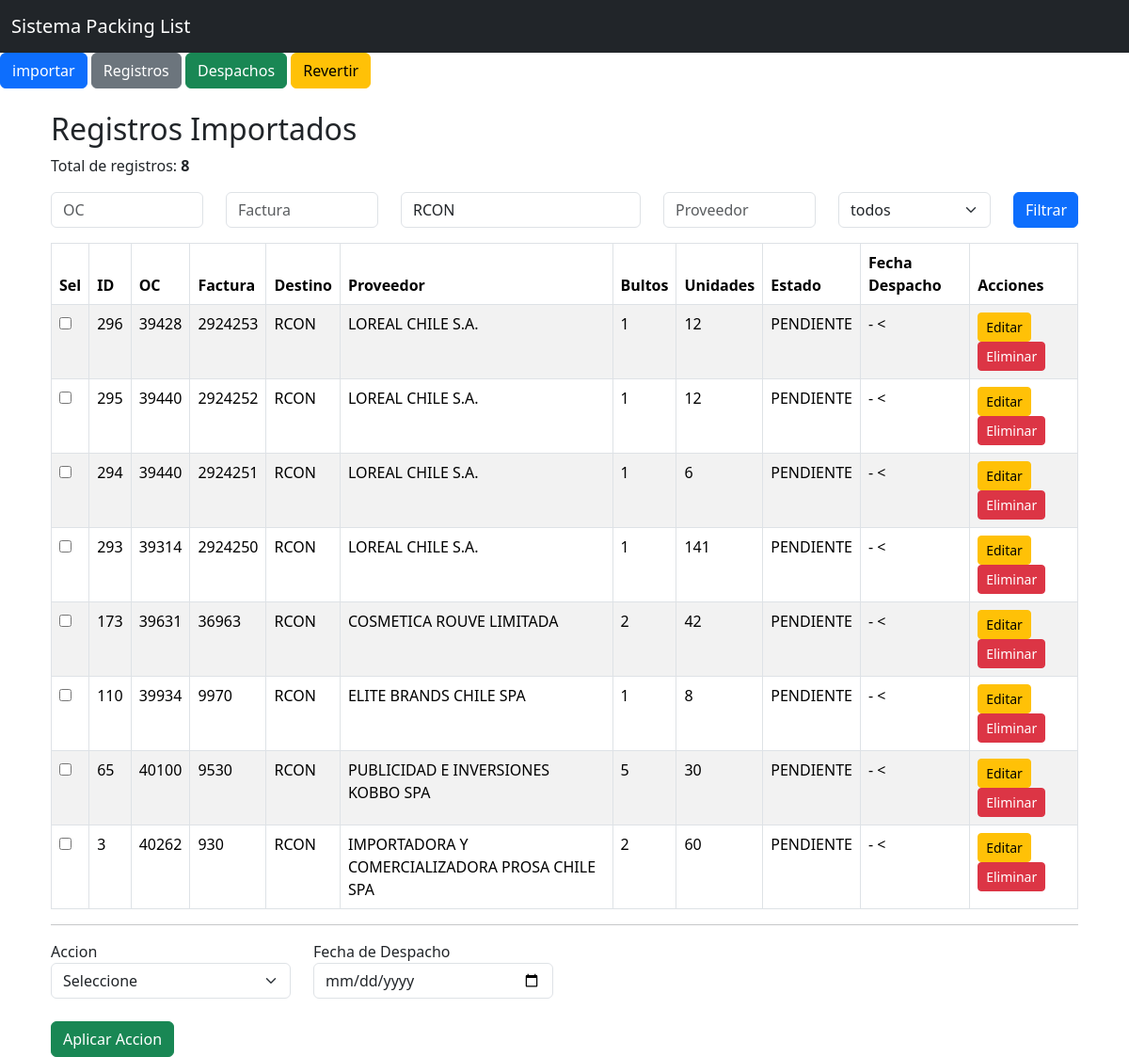
Page /registros?destino=RCON on the committed database.
### models.py (models this page shows)
class Consolidado(db.Model):
    __tablename__ = "consolidado"
    id = db.Column(db.Integer, primary_key=True)
    oc = db.Column(db.String(50))
    factura = db.Column(db.String(50))
    destino = db.Column(db.String(20), nullable=False)
    proveedor = db.Column(db.String(150))
    bultos = db.Column(db.Integer, nullable=False)
    unidades = db.Column(db.String(50), nullable=False)
    tipo_carga = db.Column(db.String(50), nullable=False, default="NACIONAL")
    etiqueta = db.Column(db.String(150))
    observacion = db.Column(db.String(500))
    estado = db.Column(db.String(20), nullable=False, default="PENDIENTE")
    origen_archivo = db.Column(db.String(50), nullable=False)
    nombre_archivo = db.Column(db.String(255))
    fecha_carga = db.Column(db.DateTime)
    eliminado = db.Column(db.Boolean, nullable=False, default=False)
    fecha_eliminacion = db.Column(db.DateTime)
    fecha_despacho = db.Column(db.DateTime)

### app.py (the view)
@app.route("/registros")
def registros():
    oc = request.args.get("oc", "")
    factura = request.args.get("factura", "")
    destino = request.args.get("destino", "")
    proveedor = request.args.get("proveedor", "")
    estado = request.args.get("estado", "")
    consulta = Consolidado.query.filter_by(eliminado=False)
    if oc:
        consulta = consulta.filter(Consolidado.oc.contains(oc))
    if factura:
        consulta = consulta.filter(Consolidado.factura.contains(factura))
    if destino:
        consulta = consulta.filter(Consolidado.destino.contains(destino))
    if proveedor:
        consulta = consulta.filter(Consolidado.proveedor.contains(proveedor))
    if estado:
        consulta = consulta.filter(Consolidado.estado.contains(estado))
    registros = consulta.order_by(Consolidado.id.desc()).all()
    return render_template(
        "registros.html",
        registros=registros,
        oc=oc,
        factura=factura,
        destino=destino,
        proveedor=proveedor,
        estado=estado,
    )

### templates/registros.html (shortened to what this page needs)
{% extends "base.html" %}
{% block contenido %}
<div class="container mt-4">
    <h2>Registros Importados</h2>
    <p>
        Total de registros:
        <b>{{ registros|length }}</b>
    </p>
    <form method="get" class="mb-3">
        <div class="row">
            <div class="col-md-2">
                <input type="text" name="oc" class="form-control" placeholder="OC" value="{{ oc }}">
            </div>
            <div class="col-md-2">
                <input type="text" name="factura" class="form-control" placeholder="Factura" value="{{ factura }}">
            </div>
            <div class="col-md-3">
                <input type="text" name="destino" class="form-control" placeholder="Destino" value="{{ destino }}">
            </div>
            <div class="col-md-2">
                <input type="text" name="proveedor" class="form-control" placeholder="Proveedor" value="{{ proveedor }}">
            </div>
            <div class="col-md-2">
                <select name="estado" class="form-select">
                    <option value="">todos</option>
                </select>
            </div>
            <div class="col-md-1">
                <button type="submit" class="btn btn-primary w-100">Filtrar</button>
            </div>
        </div>
    </form>
    <form method="POST" action="/actualizar_estado">
    <table class="table table-striped table-bordered">
        <thead>
            <tr>
                <th>Sel</th>
                <th>ID</th>
                <th>OC</th>
                <th>Factura</th>
                <th>Destino</th>
                <th>Proveedor</th>
                <th>Bultos</th>
                <th>Unidades</th>
                <th>Estado</th>
                <th>Fecha Despacho</th>
                <th>Acciones</th>
            </tr>
        </thead>
        <tbody>
            {% for registro in registros %}
            <tr>
                <td><input type="checkbox" name="ids" value="{{ registro.id }}"></td>
                <td>{{ registro.id }}</td>
                <td>{{ registro.oc }}</td>
                <td>{{ registro.factura }}</td>
                <td>{{ registro.destino }}</td>
                <td>{{ registro.proveedor }}</td>
                <td>{{ registro.bultos }}</td>
                <td>{{ registro.unidades }}</td>
                <td>{{ registro.estado }}</td>
                <td>
                    {% if registro.fecha_despacho %}
                        {{ registro.fecha_despacho.strftime('%d-%m-%Y') }}
                    {% else %}
                        -
                    <{% endif %}
                </td>
                <td>
                    <a href="/editar/{{ registro.id }}" class="btn btn-warning btn-sm">Editar</a>
                    <a href="/eliminar/{{ registro.id }}" class="btn btn-danger btn-sm" onclick="return confirm('¿Estás seguro de que quieres eliminar este registro?')">Eliminar</a>
                </td>
            </tr>
            {% endfor %}
        </tbody>
    </table>
    <hr>
    <div class="row">
        <div class="col-md-3">
            <laberl>Accion</laberl>
            <select
                name="nuevo_estado"
                class="form-select"
                required
            >
                <option value="">Seleccione</option>"
            </select>
        </div>
        <div class="col-md-3">
            <label>Fecha de Despacho</label>
            <input
                type="date"
                name="fecha_despacho"
                class="form-control"
            >
        </div>
    </div>
    <br>
    <button type="submit" class="btn btn-success">Aplicar Accion</button>
    </form>
</div>
{% endblock %}

### rows in the picture
Consolidado: id "296", oc "39428", factura "2924253", destino "RCON", proveedor "LOREAL CHILE S.A.", bultos "1", unidades "12", estado "PENDIENTE"
Consolidado: id "295", oc "39440", factura "2924252", destino "RCON", proveedor "LOREAL CHILE S.A.", bultos "1", unidades "12", estado "PENDIENTE"
Consolidado: id "294", oc "39440", factura "2924251", destino "RCON", proveedor "LOREAL CHILE S.A.", bultos "1", unidades "6", estado "PENDIENTE"
Consolidado: id "293", oc "39314", factura "2924250", destino "RCON", proveedor "LOREAL CHILE S.A.", bultos "1", unidades "141", estado "PENDIENTE"
Consolidado: id "173", oc "39631", factura "36963", destino "RCON", proveedor "COSMETICA ROUVE LIMITADA", bultos "2", unidades "42", estado "PENDIENTE"
Consolidado: id "110", oc "39934", factura "9970", destino "RCON", proveedor "ELITE BRANDS CHILE SPA", bultos "1", unidades "8", estado "PENDIENTE"
Consolidado: id "65", oc "40100", factura "9530", destino "RCON", proveedor "PUBLICIDAD E INVERSIONES KOBBO SPA", bultos "5", unidades "30", estado "PENDIENTE"
Consolidado: id "3", oc "40262", factura "930", destino "RCON", proveedor "IMPORTADORA Y COMERCIALIZADORA PROSA CHILE SPA", bultos "2", unidades "60", estado "PENDIENTE"

### other values in the picture
{{ registros|length }} "8"
